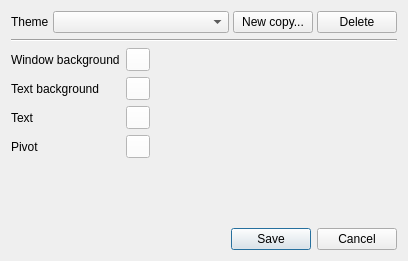
<?xml version="1.0" encoding="UTF-8"?>
<ui version="4.0">
 <class>CColorsDialog</class>
 <widget class="QDialog" name="CColorsDialog">
  <property name="geometry">
   <rect>
    <x>0</x>
    <y>0</y>
    <width>408</width>
    <height>261</height>
   </rect>
  </property>
  <property name="windowTitle">
   <string>Colors and styling</string>
  </property>
  <layout class="QVBoxLayout" name="verticalLayout">
   <item>
    <layout class="QHBoxLayout" name="horizontalLayout" stretch="0,1,0,0">
     <property name="spacing">
      <number>4</number>
     </property>
     <item>
      <widget class="QLabel" name="label_5">
       <property name="text">
        <string>Theme</string>
       </property>
      </widget>
     </item>
     <item>
      <widget class="QComboBox" name="_cbTheme"/>
     </item>
     <item>
      <widget class="QPushButton" name="_btnCopy">
       <property name="text">
        <string>New copy...</string>
       </property>
      </widget>
     </item>
     <item>
      <widget class="QPushButton" name="_btnDelete">
       <property name="text">
        <string>Delete</string>
       </property>
      </widget>
     </item>
    </layout>
   </item>
   <item>
    <widget class="Line" name="line">
     <property name="orientation">
      <enum>Qt::Horizontal</enum>
     </property>
    </widget>
   </item>
   <item>
    <layout class="QFormLayout" name="formLayout">
     <item row="0" column="0">
      <widget class="QLabel" name="label">
       <property name="text">
        <string>Window background</string>
       </property>
      </widget>
     </item>
     <item row="0" column="1">
      <widget class="QToolButton" name="btnWindowBackgroundColor">
       <property name="styleSheet">
        <string notr="true">background-color: white;</string>
       </property>
       <property name="text">
        <string/>
       </property>
      </widget>
     </item>
     <item row="1" column="0">
      <widget class="QLabel" name="label_2">
       <property name="text">
        <string>Text background</string>
       </property>
      </widget>
     </item>
     <item row="1" column="1">
      <widget class="QToolButton" name="btnTextBackgroundColor">
       <property name="styleSheet">
        <string notr="true">background-color: white;</string>
       </property>
       <property name="text">
        <string/>
       </property>
      </widget>
     </item>
     <item row="2" column="0">
      <widget class="QLabel" name="label_3">
       <property name="text">
        <string>Text</string>
       </property>
      </widget>
     </item>
     <item row="2" column="1">
      <widget class="QToolButton" name="btnTextColor">
       <property name="styleSheet">
        <string notr="true">background-color: white;</string>
       </property>
       <property name="text">
        <string/>
       </property>
      </widget>
     </item>
     <item row="3" column="0">
      <widget class="QLabel" name="label_4">
       <property name="text">
        <string>Pivot</string>
       </property>
      </widget>
     </item>
     <item row="3" column="1">
      <widget class="QToolButton" name="btnPivotColor">
       <property name="styleSheet">
        <string notr="true">background-color: white;</string>
       </property>
       <property name="text">
        <string/>
       </property>
      </widget>
     </item>
    </layout>
   </item>
   <item>
    <spacer name="verticalSpacer">
     <property name="orientation">
      <enum>Qt::Vertical</enum>
     </property>
     <property name="sizeHint" stdset="0">
      <size>
       <width>20</width>
       <height>87</height>
      </size>
     </property>
    </spacer>
   </item>
   <item>
    <widget class="QDialogButtonBox" name="buttonBox">
     <property name="standardButtons">
      <set>QDialogButtonBox::Cancel|QDialogButtonBox::Save</set>
     </property>
    </widget>
   </item>
  </layout>
 </widget>
 <resources/>
 <connections>
  <connection>
   <sender>buttonBox</sender>
   <signal>accepted()</signal>
   <receiver>CColorsDialog</receiver>
   <slot>accept()</slot>
   <hints>
    <hint type="sourcelabel">
     <x>199</x>
     <y>279</y>
    </hint>
    <hint type="destinationlabel">
     <x>199</x>
     <y>149</y>
    </hint>
   </hints>
  </connection>
  <connection>
   <sender>buttonBox</sender>
   <signal>rejected()</signal>
   <receiver>CColorsDialog</receiver>
   <slot>reject()</slot>
   <hints>
    <hint type="sourcelabel">
     <x>199</x>
     <y>279</y>
    </hint>
    <hint type="destinationlabel">
     <x>199</x>
     <y>149</y>
    </hint>
   </hints>
  </connection>
 </connections>
</ui>
